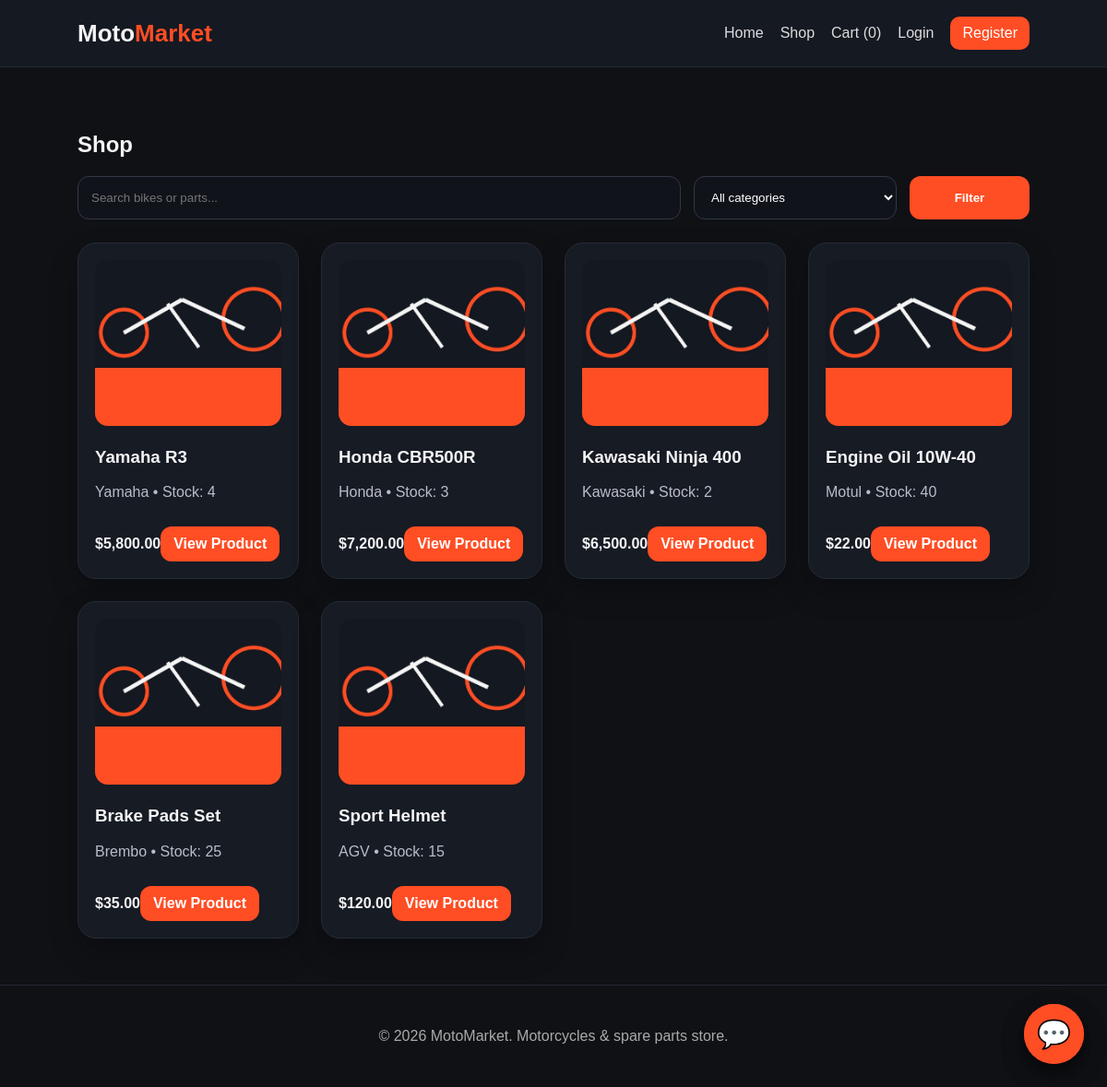
/products.php, run on the app's committed database.
### tables this page shows
CREATE TABLE products (id INT AUTO_INCREMENT PRIMARY KEY, name VARCHAR(150) NOT NULL, category ENUM('motorcycle','spare_part') NOT NULL, brand VARCHAR(100) NOT NULL, price DECIMAL(10,2) NOT NULL, stock INT NOT NULL DEFAULT 0, image VARCHAR(255) DEFAULT 'assets/images/placeholder.jpg', description TEXT, created_at TIMESTAMP DEFAULT CURRENT_TIMESTAMP);

### products.php (the view)
<?php include 'header.php'; $cat=$_GET['category']??''; $search=$_GET['search']??''; $sql='SELECT * FROM products WHERE 1'; $params=[]; if($cat){$sql.=' AND category=?'; $params[]=$cat;} if($search){$sql.=' AND (name LIKE ? OR brand LIKE ?)'; $params[]="%$search%"; $params[]="%$search%";} $stmt=$pdo->prepare($sql); $stmt->execute($params); ?>
<section class="section"><h1>Shop</h1><form class="filters" method="GET"><input name="search" placeholder="Search bikes or parts..." value="<?= htmlspecialchars($search); ?>"><select name="category"><option value="">All categories</option><option value="motorcycle" <?= $cat==='motorcycle'?'selected':''; ?>>Motorcycles</option><option value="spare_part" <?= $cat==='spare_part'?'selected':''; ?>>Spare Parts</option></select><button class="btn">Filter</button></form><div class="grid"><?php foreach($stmt as $p): ?><div class="card"><img src="<?= htmlspecialchars($p['image']); ?>"><h3><?= htmlspecialchars($p['name']); ?></h3><p><?= htmlspecialchars($p['brand']); ?> • Stock: <?= $p['stock']; ?></p><strong>$<?= number_format($p['price'],2); ?></strong><a class="btn small" href="product.php?id=<?= $p['id']; ?>">View Product</a></div><?php endforeach; ?></div></section><?php include 'footer.php'; ?>

### assets/css/style.css (style rules this page uses)
* { box-sizing:border-box }
body { margin:0;font-family:Arial,sans-serif;background:#0f1115;color:#f4f4f5 }
a { color:inherit;text-decoration:none }
.btn { display:inline-block;background:#ff4d24;color:white;padding:13px 20px;border:0;border-radius:12px;font-weight:700;cursor:pointer }
.btn.small { padding:10px 14px;margin-top:12px }
.section { padding:50px 7% }
.grid { display:grid;grid-template-columns:repeat(auto-fit,minmax(230px,1fr));gap:24px }
.card,.panel,.auth-card { background:#171b24;border:1px solid #252b36;border-radius:20px;padding:18px;box-shadow:0 14px 30px rgba(0,0,0,.25) }
.card img { width:100%;height:180px;object-fit:cover;background:#222;border-radius:14px }
.card p { color:#b9bdc7 }
input,select,textarea { width:100%;padding:14px;border-radius:12px;border:1px solid #313847;background:#10131a;color:white }
.filters { display:grid;grid-template-columns:1fr 220px 130px;gap:14px;margin-bottom:25px }

### data on the page
products: image (picture), name "Yamaha R3", brand "Yamaha", stock "4", price "5,800.00"
products: image (picture), name "Honda CBR500R", brand "Honda", stock "3", price "7,200.00"
products: image (picture), name "Kawasaki Ninja 400", brand "Kawasaki", stock "2", price "6,500.00"
products: image (picture), name "Engine Oil 10W-40", brand "Motul", stock "40", price "22.00"
products: image (picture), name "Brake Pads Set", brand "Brembo", stock "25", price "35.00"
products: image (picture), name "Sport Helmet", brand "AGV", stock "15", price "120.00"

### other printed values
cart_count() "0"
